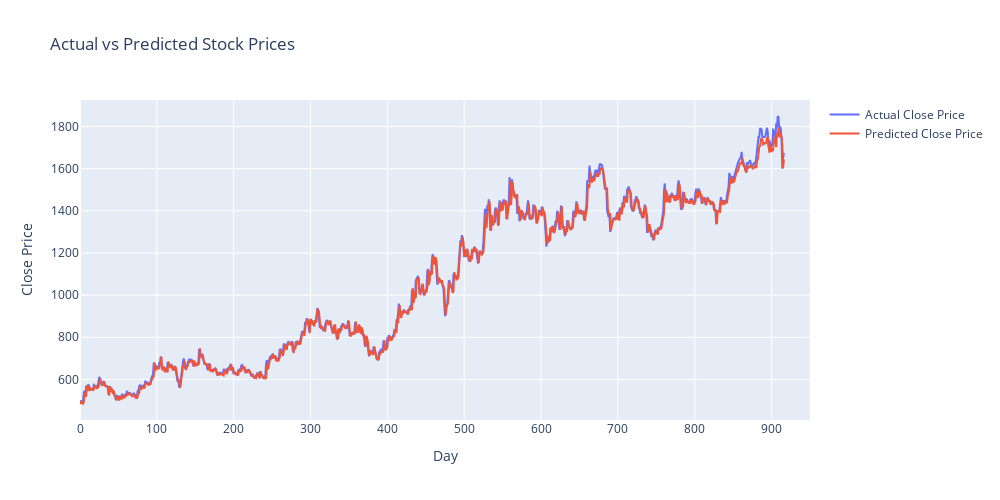

The notebook cell saved with this chart:
### Code cell
# Memvisualisasikan hasil prediksi pada data test
fig = go.Figure(data=[
    go.Scatter(y=new_y_test, mode='lines', name='Actual Close Price'),
    go.Scatter(y=test_predictions, mode='lines', name='Predicted Close Price')
])
fig.update_layout(
    height = 500, 
    width = 1000,
    title= "Actual vs Predicted Stock Prices",
    xaxis_title='Day',
    yaxis_title='Close Price',
    xaxis_range=[0, 950],
    
)
fig.show()

### Figure 1 — Plotly figure (JSON) as saved in the notebook; plotly's stock layout.template omitted (floating-point values rounded to 4 significant figures; data arrays with more than 128 entries replaced by an {"elided": "..."} marker saying what was removed)
{"data": [{"mode": "lines", "name": "Actual Close Price", "type": "scatter", "y": {"elided": "917 float values"}}, {"mode": "lines", "name": "Predicted Close Price", "type": "scatter", "y": {"elided": "917 float values"}}], "layout": {"height": 500, "title": {"text": "Actual vs Predicted Stock Prices"}, "width": 1000, "xaxis": {"range": [0, 950], "title": {"text": "Day"}}, "yaxis": {"title": {"text": "Close Price"}}}}
